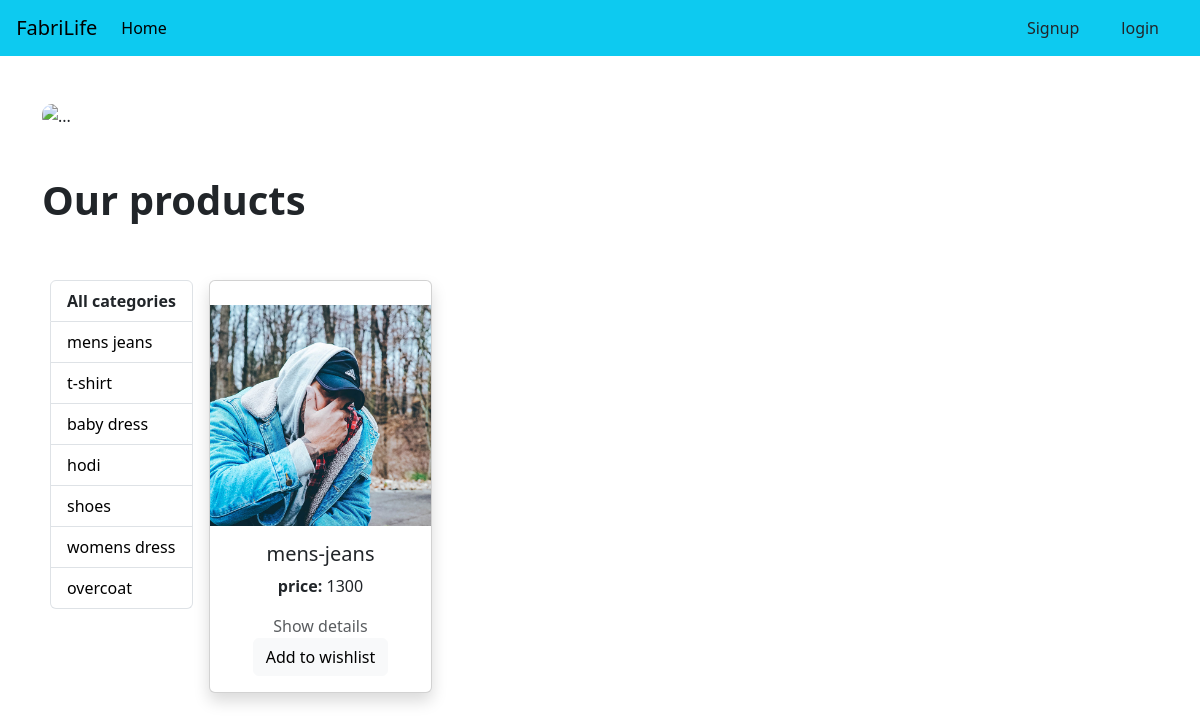
Screenshot of /category/mens-jeans with the database file from the repository.
### product/models.py (models this page shows, shortened)
class Category(models.Model):
    category_name = models.CharField(max_length=100,unique=True)
    slug = models.SlugField(max_length=100,unique=True)
    description = models.TextField(max_length=255,blank=True)
    cat_img = models.ImageField(upload_to='photos/categories',blank = True)

class Product(models.Model):
    category = models.ForeignKey(Category,on_delete=models.CASCADE)
    product_name = models.CharField(max_length=100,unique=True)
    slug = models.SlugField(max_length=100,unique=True)
    description = models.TextField(max_length=255,blank=True)
    price = models.IntegerField()
    image = models.ImageField(upload_to='photos/product')
    stock = models.IntegerField()
    size = models.CharField(max_length=15,default='Medium')
    color = models.CharField(max_length=20,null=True)
    is_available = models.BooleanField(default=True)
    average_rating = models.DecimalField(max_digits=3, decimal_places=2, default=0.00)
    total_ratings = models.PositiveIntegerField(default=0)

### product/views.py (the view)
# urls.py: path('',views.home,name='home'),
def home(request,category_slug=None):
    category = None
    cloth = None
    if category_slug:
        category = get_object_or_404(Category,slug = category_slug)
        cloth = Product.objects.filter(category= category)
    else:
         cloth = Product.objects.all()
    searchItem = request.GET.get('inputfield')
    category = Category.objects.all()
    return render(request,'product.html',{'cloth':cloth,'category':category})

### product/templates/product.html (shortened to what this page needs)
{% extends "base.html" %}
{% block body %}
<div id="carouselExample" class="carousel slide">
  <div class="carousel-inner">
    <div class="carousel-item active">
      <img src="https://images.unsplash.com/photo-1567401893414-76b7b1e5a7a5?ixlib=rb-4.0.3&ixid=M3wxMjA3fDB8MHxzZWFyY2h8MTB8fGNsb3RoaW5nJTIwc3RvcmV8ZW58MHx8MHx8fDA%3D&w=1000&q=80" class="d-block w-100" style="border-radius:10px; max-height:  500px;" alt="..." >
    </div>
  </div>
  <button class="carousel-control-prev" type="button" data-bs-target="#carouselExample" data-bs-slide="prev">
    <span class="carousel-control-prev-icon" aria-hidden="true"></span>
  </button>
  <button class="carousel-control-next" type="button" data-bs-target="#carouselExample" data-bs-slide="next">
    <span class="carousel-control-next-icon" aria-hidden="true"></span>
  </button>
</div>
  <div class="d-flex align-items-center justify-content-between">
    <h1 class="fs-1 fw-bold my-5">Our products</h1>
  </div>
  <div class="d-flex flex-row">
    <div class="p-2 -100">
        <ul class="list-group ">
            <li class="list-group-item"><b>All categories</b></li>
            {% for i in category %}
            <li class="list-group-item " type="button"><a href="{% url 'category_products' i.slug %}" class="text-decoration-none text-black ">{{i.category_name}}</a></li>
            {% endfor %}
          </ul>
    </div>
    <div class="p-2 flex-fill">
        <div class="row row-cols-1 row-cols-md-4 g-3">
            {% for item in cloth %}
            <div class="col">
              <div class="card h-100 shadow w-100">
                <img src="{{item.image.url}}" class="card-img-top h-75 pt-4" alt="...">
                <div class="card-body text-center">
                  <h5 class="card-title">{{item.product_name}}</h5>
                  <p><b>price: </b>{{item.price}}</p>
                  <a href="{% url 'details' item.id %}" class="fs-6 fw-medium text-body-secondary mb-4 text-decoration-none">Show details</a>
                  <a href="{% url 'add_to_wishlist' item.id %}" class="btn btn-light block">Add to wishlist</a>
                </div>
              </div>
            </div>
            {% endfor %}
          </div>
    </div>
  </div>
{% endblock body %}

### rows the page displays
Category: category_name "mens jeans"
Category: category_name "t-shirt"
Category: category_name "baby dress"
Category: category_name "hodi"
Category: category_name "shoes"
Category: category_name "womens dress"
Category: category_name "overcoat"
Product: image (picture), product_name "mens-jeans", price "1300"
